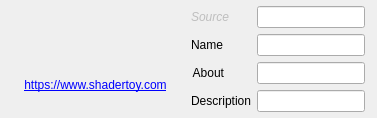
         <widget class="QWidget" name="plugininfo">
          <attribute name="title">
           <string>Informations</string>
          </attribute>
          <layout class="QHBoxLayout" name="horizontalLayout_6">
           <property name="spacing">
            <number>-1</number>
           </property>
           <property name="leftMargin">
            <number>12</number>
           </property>
           <property name="topMargin">
            <number>6</number>
           </property>
           <property name="rightMargin">
            <number>12</number>
           </property>
           <property name="bottomMargin">
            <number>6</number>
           </property>
           <item>
            <layout class="QVBoxLayout" name="verticalLayout_3">
             <property name="spacing">
              <number>0</number>
             </property>
             <property name="leftMargin">
              <number>12</number>
             </property>
             <property name="rightMargin">
              <number>12</number>
             </property>
             <item>
              <widget class="QLabel" name="label_5">
               <property name="sizePolicy">
                <sizepolicy hsizetype="Preferred" vsizetype="Preferred">
                 <horstretch>0</horstretch>
                 <verstretch>0</verstretch>
                </sizepolicy>
               </property>
               <property name="text">
                <string/>
               </property>
               <property name="pixmap">
                <pixmap resource="../icons.qrc">:/glmixer/icons/shadertoy_black.png</pixmap>
               </property>
               <property name="alignment">
                <set>Qt::AlignCenter</set>
               </property>
              </widget>
             </item>
             <item>
              <widget class="QLabel" name="label">
               <property name="text">
                <string>&lt;html&gt;&lt;head/&gt;&lt;body&gt;&lt;p&gt;&lt;a href=&quot;https://www.shadertoy.com/&quot;&gt;&lt;span style=&quot; text-decoration: underline; color:#0000ff;&quot;&gt;https://www.shadertoy.com&lt;/span&gt;&lt;/a&gt;&lt;/p&gt;&lt;/body&gt;&lt;/html&gt;</string>
               </property>
               <property name="alignment">
                <set>Qt::AlignCenter</set>
               </property>
               <property name="openExternalLinks">
                <bool>true</bool>
               </property>
              </widget>
             </item>
            </layout>
           </item>
           <item>
            <layout class="QFormLayout" name="formLayout">
             <property name="fieldGrowthPolicy">
              <enum>QFormLayout::ExpandingFieldsGrow</enum>
             </property>
             <property name="formAlignment">
              <set>Qt::AlignLeading|Qt::AlignLeft|Qt::AlignVCenter</set>
             </property>
             <property name="horizontalSpacing">
              <number>6</number>
             </property>
             <property name="verticalSpacing">
              <number>6</number>
             </property>
             <property name="leftMargin">
              <number>6</number>
             </property>
             <item row="1" column="0">
              <widget class="QLabel" name="label_4">
               <property name="text">
                <string>Name</string>
               </property>
               <property name="alignment">
                <set>Qt::AlignRight|Qt::AlignTrailing|Qt::AlignVCenter</set>
               </property>
              </widget>
             </item>
             <item row="1" column="1">
              <widget class="QLineEdit" name="nameEdit">
               <property name="statusTip">
                <string>Name of this shadertoy plugin</string>
               </property>
              </widget>
             </item>
             <item row="2" column="0">
              <widget class="QLabel" name="label_2">
               <property name="text">
                <string>About</string>
               </property>
               <property name="alignment">
                <set>Qt::AlignRight|Qt::AlignTrailing|Qt::AlignVCenter</set>
               </property>
              </widget>
             </item>
             <item row="2" column="1">
              <widget class="QLineEdit" name="aboutEdit">
               <property name="statusTip">
                <string>A word about the author.</string>
               </property>
              </widget>
             </item>
             <item row="3" column="0">
              <widget class="QLabel" name="label_3">
               <property name="text">
                <string>Description</string>
               </property>
               <property name="alignment">
                <set>Qt::AlignRight|Qt::AlignTrailing|Qt::AlignVCenter</set>
               </property>
              </widget>
             </item>
             <item row="3" column="1">
              <widget class="QLineEdit" name="descriptionEdit">
               <property name="statusTip">
                <string>A few words describing the plugin.</string>
               </property>
              </widget>
             </item>
             <item row="0" column="0">
              <widget class="QLabel" name="label_6">
               <property name="enabled">
                <bool>false</bool>
               </property>
               <property name="text">
                <string>&lt;html&gt;&lt;head/&gt;&lt;body&gt;&lt;p&gt;&lt;span style=&quot; font-style:italic;&quot;&gt;Source&lt;/span&gt;&lt;/p&gt;&lt;/body&gt;&lt;/html&gt;</string>
               </property>
              </widget>
             </item>
             <item row="0" column="1">
              <widget class="QLineEdit" name="sourceEdit">
               <property name="font">
                <font>
                 <italic>true</italic>
                </font>
               </property>
               <property name="frame">
                <bool>true</bool>
               </property>
               <property name="readOnly">
                <bool>true</bool>
               </property>
              </widget>
             </item>
            </layout>
           </item>
          </layout>
         </widget>
